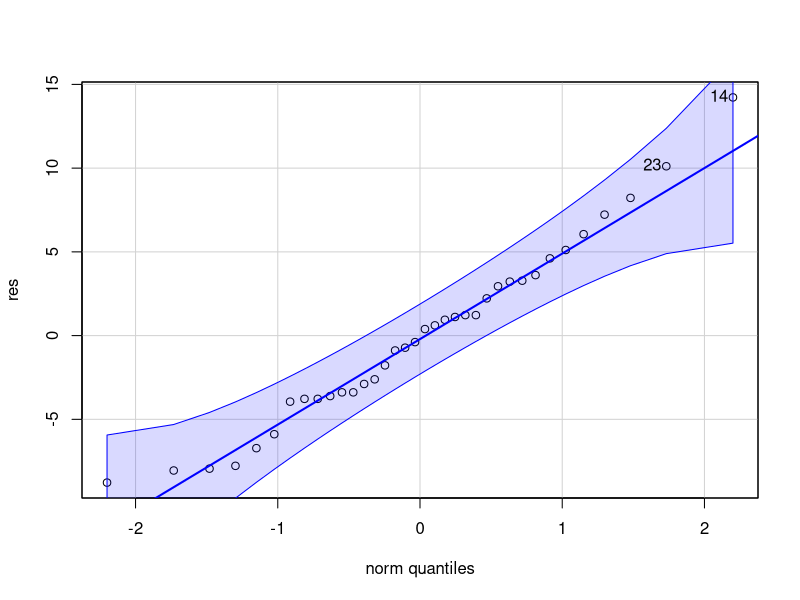
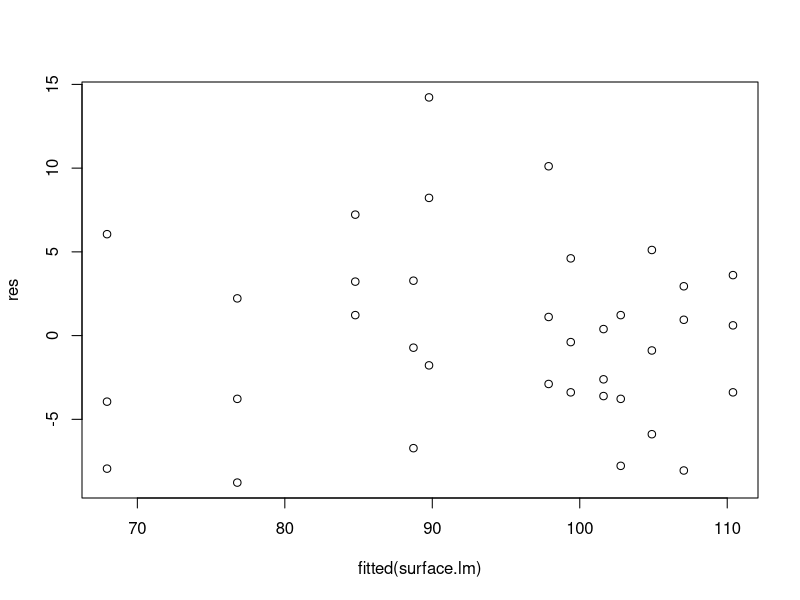
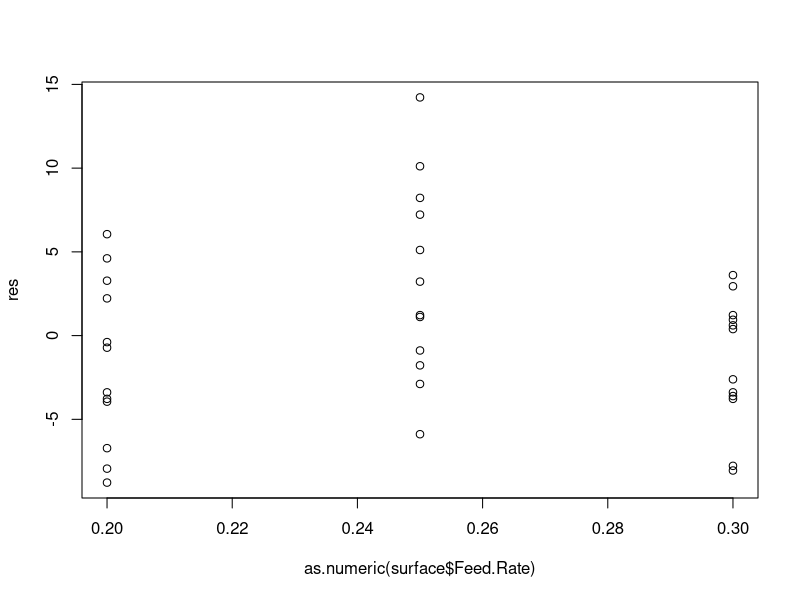
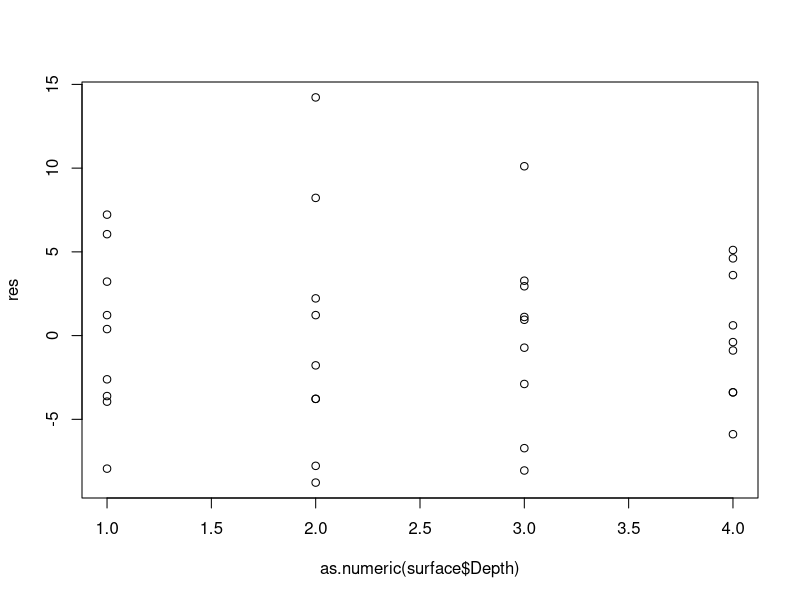
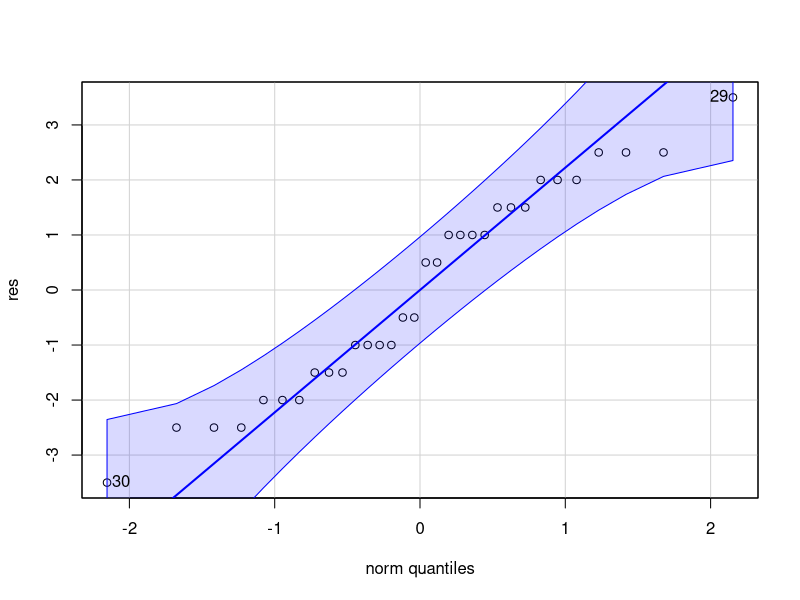
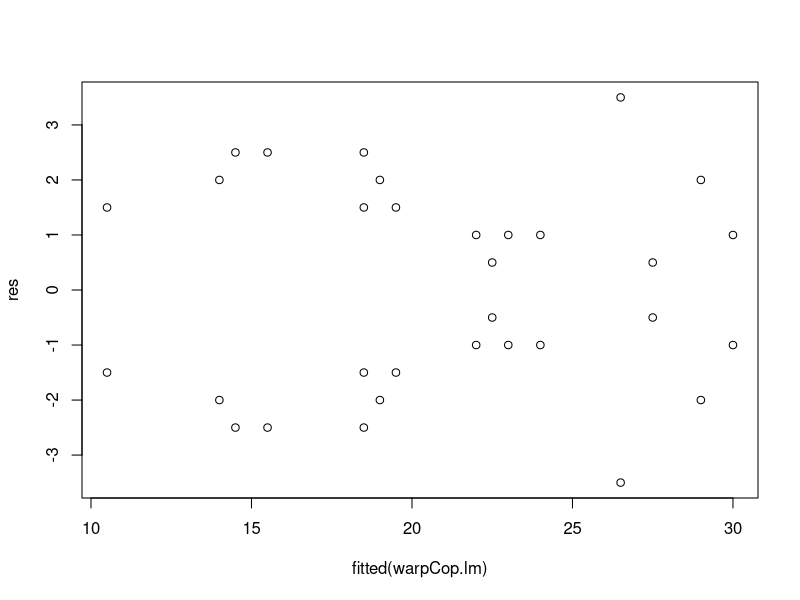
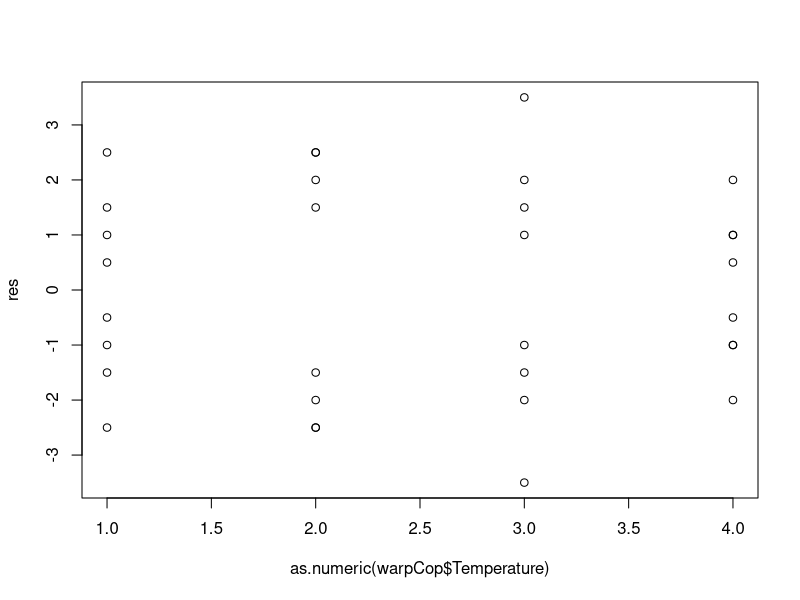
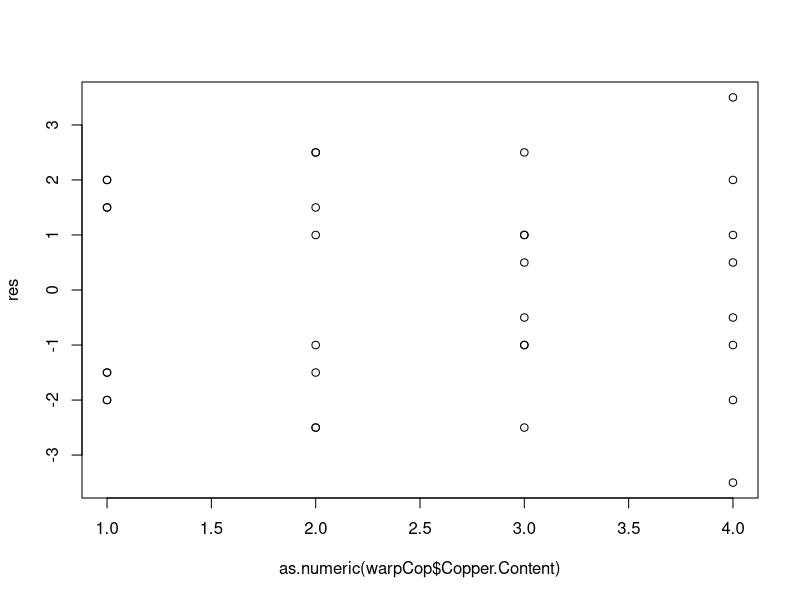

Source code (R) for these figures, in order: (Note: this script raises an error after producing the figures.)
## ---- chunk 1
# libraries
library(readxl)
library(car)
library(reshape2)
## ---- chunk 2
library(readxl)
#surface <- read_excel("C:/Users/Emmanuel/Desktop/SPRING 2018/MATH 447/Chapter 5/surface.xlsx")

# surface wide format
surface.w <- as.data.frame(x = matrix(data = c(rep(c(.2, .25, .3), each = 3), c(74, 64, 60, 92, 86, 88, 99, 98, 102), c(79, 68, 73, 98, 104, 88, 104, 99, 95), c(82, 88, 92, 99, 108, 95, 108, 110, 99), c(99, 104, 96, 104, 110, 99, 114, 111, 107)), nrow = 9, byrow = FALSE))

names(surface.w) <- c("Feed.Rate", ".15", ".18", ".2", ".25")

# surface long format
surface <- melt(data = surface.w, id.vars = c("Feed.Rate"))
names(surface) <- c("Feed.Rate", "Depth", "Surface")
surface

####
surface.aov = aov(Surface ~ factor(Feed.Rate)*factor(Depth), surface)
summary(surface.aov)
## ---- chunk 3
surface.lm=lm(Surface ~ Feed.Rate*Depth,surface)
res=surface$Surface-fitted(surface.lm)
library(car)
qqPlot(res)
plot(fitted(surface.lm), res) 
plot(as.numeric(surface$Feed.Rate), res)
plot(as.numeric(surface$Depth), res)
## ---- chunk 4
total1 = (74+64+60+79+68+73+82+88+92+99+104+96)
estimate0.20 = total1/12; estimate0.20
total2 = (92+86+88+98+104+88+99+108+95+104+110+99)
estimate0.25 = total2/12; estimate0.25
total3 = (99+98+102+104+99+95+108+110+99+114+111+107)
estimate0.30 = total3/12; estimate0.30
## ---- chunk 5
surface.aov = aov(Surface ~ factor(Feed.Rate)*factor(Depth), surface)
summary(surface.aov)
## ---- chunk 6
estimate0.20
estimate0.25
alpha = 0.05
a=3
b=4
n=3
MSe=summary(surface.aov)[[1]][4,3]
tk.cri=qtukey(.95,a,a*b*(n-1))*sqrt(2*MSe/n)
diff = estimate0.20-estimate0.25
me=c(-1,1)*tk.cri+diff
me
## ---- chunk 7
library(readxl)
# warpCop <- read_excel("warpCop.xlsx")

# warpCop wide format
warpCop.w <- as.data.frame(x = matrix(data = c(rep(c(50, 75, 100, 125),
                                                   each = 2),
                                               c(17, 20, 12, 9, 16, 12, 21, 17),
                                               c(16, 21, 18, 13, 18, 21, 23, 21),
                                               c(24, 22, 17, 12, 25, 23, 23, 22),
                                               c(28, 27, 27, 31, 30, 23, 29, 31)),
                                      byrow = FALSE,
                                      nrow = 8))
names(warpCop.w) <- c("Temperature", "40", "60", "80", "100")

# warpCop long format
warpCop <- melt(data = warpCop.w, id.vars = c("Temperature"))
names(warpCop) <- c("Temperature", "Copper.Content", "Warping")
warpCop

warpCop$Temperature=as.factor(warpCop$Temperature) #factor A; a levels
warpCop$Copper.Content=as.factor(warpCop$Copper.Content) #factor B; b levels
warpCop.aov = aov(Warping ~ Temperature*Copper.Content, warpCop)
summary(warpCop.aov)

MSe=summary(warpCop.aov)[[1]][4,3]
## ---- chunk 8
warpCop.lm=lm(Warping ~ Temperature*Copper.Content,warpCop)
res=warpCop$Warping-fitted(warpCop.lm)
library(car)
qqPlot(res)
plot(fitted(warpCop.lm), res) 
plot(as.numeric(warpCop$Temperature), res)
plot(as.numeric(warpCop$Copper.Content), res)
## ---- chunk 9
#fiber <- read_excel("C:/Users/Emmanuel/Desktop/SPRING 2018/MATH 447/Chapter 5/fiber.xlsx")

# fiber wide format
fiber.w <- as.data.frame(x = matrix(data = c(rep(c("1", "2", "3"),
                                                 each = 2),
                                             c(109, 110, 110, 112, 116, 114),
                                             c(110, 115, 110, 111, 112, 115),
                                             c(108, 109, 111, 109, 114, 119),
                                             c(110, 108, 114, 112, 120, 117)),
                                    nrow = 6,
                                    byrow = FALSE))
names(fiber.w) <- c("Operator", "1", "2", "3", "4")

# fiber long format
fiber <- melt(data = fiber.w, id.vars = c("Operator"))
names(fiber) <- c("Operator", "Machine", "Strength")
fiber
  

fiber.aov = aov(as.numeric(Strength) ~ Operator*Machine, fiber)
summary(fiber.aov)
## ---- chunk 10
fiber.lm=lm(Strength ~ Operator*Machine,fiber)
res=fiber$Strength-fitted(fiber.lm)
library(car)
qqPlot(res)
plot(fitted(fiber.lm), res) 
plot(as.numeric(fiber$Operator), res)
plot(as.numeric(fiber$Machine), res)
## ---- chunk 11
# creating table
warp <- as.data.frame(x = matrix(data = c(rep(x = c("Block 1", "Block 2"),
                                              each = 16),
                                          rep(x = c(50, 75, 100, 125),
                                              each = 4,
                                              times = 2),
                                          rep(x = c(40, 60, 80, 100),
                                              times = 8),
                                          c(17, 16, 24, 28,
                                            12, 18, 17, 27,
                                            16, 18, 25, 30,
                                            21, 23, 23, 29,
                                            20, 21, 22, 27,
                                            9, 13, 12, 31,
                                            12, 21, 23, 23,
                                            17, 21, 22, 31)),
                                 nrow = 32,
                                 byrow = FALSE))
names(warp) <- c("Blocks", "Temp", "Copper", "Warp")
attach(warp)

# running ANOVA
warp.aov <- aov(formula = as.numeric(Warp) ~ factor(Blocks) + factor(Temp)*factor(Copper),
                data = warp)
summary(warp.aov)

# sum of squares components
n = 2; a = 4; b = 4
part2 <- ((17 + 16 + 24 + 28 + 12 + 18 + 17 + 27 + 16 + 18 + 25 + 30 + 21 + 23 + 23 + 29 + 20 + 21 + 22 + 27 + 9 + 13 + 12 + 31 + 12 + 21 + 23 + 23 + 17 + 21 + 22 + 31)**2) / (32)
total <- ((17)**2 + (16)**2 + (24)**2 + (28)**2 + (12)**2 + (18)**2 + (17)**2 + (27)**2 + (16)**2 + (18)**2 + (25)**2 + (30)**2 + (21)**2 + (23)**2 + (23)**2 + (29)**2 + (20)**2 + (21)**2 + (22)**2 + (27)**2 + (9)**2 + (13)**2 + (12)**2 + (31)**2 + (12)**2 + (21)**2 + (23)**2 + (23)**2 + (17)**2 + (21)**2 + (22)**2 + (31)**2)
blocks <- ((17 + 16 + 24 + 28 + 12 + 18 + 17 + 27 + 16 + 18 + 25 + 30 + 21 + 23 + 23 + 29)**2 + (20 + 21 + 22 + 27 + 9 + 13 + 12 + 31 + 12 + 21 + 23 + 23 + 17 + 21 + 22 + 31)**2) / (16)
A <- ((17 + 16 + 24 + 28 + 20 + 21 + 22 + 27)**2 + (12 + 18 + 17 + 27 + 9 + 13 + 12 + 31)**2 + (16 + 18 + 25 + 30 + 12 + 21 + 23 + 23)**2 + (21 + 23 + 23 + 29 + 17 + 21 + 22 + 31)**2) / (8)
B <- ((17 + 20 + 12 + 9 + 16 + 12 + 21 + 17)**2 + (16 + 21 + 18 + 13 + 18 + 21 + 23 + 21)**2 + (24 + 22 + 17 + 12 + 25 + 23 + 23 + 22)**2 + (28 + 27 + 27 + 31 + 30 + 23 + 29 + 31)**2) / (8)
AB <- ((17 + 20)**2 + (16 + 21)**2 + (24 + 22)**2 + (28 + 27)**2 + (12 + 9)**2 + (18 + 13)**2 + (17 + 12)**2 + (27 + 31)**2 + (16 + 12)**2 + (18 + 21)**2 + (25 + 23)**2 + (30 + 23)**2 + (21 + 17)**2 + (23 + 21)**2 + (23 + 22)**2 + (29 + 31)**2) / (2)

# sum of squares
SS_total <- total - part2
SS_block <- blocks - part2
SS_A <- A - part2
SS_B <- B - part2
SS_AB <- AB - part2 - SS_A - SS_B
SS_e <- SS_total - SS_block - SS_A - SS_B - SS_AB

# mean sum of squares
MS_total <- SS_total / 31
MS_block <- SS_block / 1
MS_A <- SS_A / 3
MS_B <- SS_B / 3
MS_AB <- SS_AB / 9
MS_e <- SS_e / 15

# F test
F_A <- MS_A / MS_e
F_B <- MS_B / MS_e
F_AB <- MS_AB / MS_e

F_A0 <- 14.25
F_B0 <- 14.25
F_AB0 <- 3.77

F_A > F_A0
F_B > F_B0
F_AB > F_AB0
## ---- chunk 12
# creating table
fiber <- as.data.frame(x = matrix(data = c(rep(x = c("Block 1", "Block 2"),
                                               each = 12),
                                           rep(x = c(1, 2, 3),
                                               each = 4,
                                               times = 2),
                                           rep(x = c(1, 2, 3, 4),
                                               times = 6),
                                           c(109, 110, 108, 110,
                                             110, 110, 111, 114,
                                             116, 112, 114, 120,
                                             110, 115, 109, 108,
                                             112, 111, 109, 112,
                                             114, 115, 119, 117)),
                       nrow = 24,
                       byrow = FALSE))
names(fiber) <- c("Blocks", "Operator", "Machine", "Strength")
attach(fiber)

# sum of squares components
n = 2; a = 3; b = 4
part2 <- ((109 + 110 + 108 + 110 + 110 + 110 + 111 + 114 + 116 + 112 + 114 + 120 + 110 + 115 + 109 + 108 + 112 + 111 + 109 + 112 + 114 + 115 + 119 + 117)**2) / (24)
total <- ((109)**2 + (110)**2 + (108)**2 + (110)**2 + (110)**2 + (110)**2 + (111)**2 + (114)**2 + (116)**2 + (112)**2 + (114)**2 + (120)**2 + (110)**2 + (115)**2 + (109)**2 + (108)**2 + (112)**2 + (111)**2 + (109)**2 + (112)**2 + (114)**2 + (115)**2 + (119)**2 + (117)**2)
blocks <- ((109 + 110 + 108 + 110 + 110 + 110 + 111 + 114 + 116 + 112 + 114 + 120)**2 + (110 + 115 + 109 + 108 + 112 + 111 + 109 + 112 + 114 + 115 + 119 + 117)**2) / (12)
A <- ((109 + 110 + 108 + 110 + 110 + 115 + 109 + 108)**2 + (110 + 110 + 111 + 114 + 112 + 111 + 109 + 112)**2 + (116 + 112 + 114 + 120 + 114 + 115 + 119 + 117)**2) / (8)
B <- ((109 + 110 + 110 + 112 + 116 + 114)**2 + (110 + 115 + 110 + 111 + 112 + 115)**2 + (108 + 109 + 111 + 109 + 114 + 119)**2 + (110 + 108 + 114 + 112 + 120 + 117)**2) / (6)
AB <- ((109 + 110)**2 + (110 + 115)**2 + (108 + 109)**2 + (110 + 108)**2 + (110 + 112)**2 + (110 + 111)**2 + (111 + 109)**2 + (114 + 112)**2 + (116 + 114)**2 + (112 + 115)**2 + (114 + 119)**2 + (120 + 117)**2) / (2)

# sum of squares
SS_total <- total - part2
SS_block <- blocks - part2
SS_A <- A - part2
SS_B <- B - part2
SS_AB <- AB - part2 - SS_A - SS_B
SS_e <- SS_total - SS_block - SS_A - SS_B - SS_AB

# mean sum of squares
MS_total <- SS_total / 23
MS_block <- SS_block / 1
MS_A <- SS_A / 2
MS_B <- SS_B / 3
MS_AB <- SS_AB / 6
MS_e <- SS_e / 11

# F test
F_A <- MS_A / MS_e
F_B <- MS_B / MS_e
F_AB <- MS_AB / MS_e

F_A0 <- 39.405  # .025, 2, 11
F_B0 <- 14.38   # .025, 3, 11
F_AB0 <- 5.415  # .025, 6, 11

abs(F_A) > F_A0
abs(F_B) > F_B0
abs(F_AB) > F_AB0
## ---- chunk 13
#batteries <- read_excel("C:/Users/Emmanuel/Desktop/SPRING 2018/MATH 447/Chapter 5/batteries.xlsx")

# batteries wide format
batteries.w <- as.data.frame(x = matrix(data = c(rep(x = c("A", "B"),
                                                     each = 2),
                                                 c(8.6, 8.2, 9.4, 8.8),
                                                 c(7.9, 8.4, 8.5, 8.9),
                                                 c(5.4, 5.7, 5.8, 5.9)),
                                        nrow = 4,
                                        byrow = FALSE))

names(batteries.w) <- c("Brand", "Radio", "Camera", "DVD")

# battieries long format
batteries <- melt(data = batteries.w, id.vars = c("Brand"))
names(batteries) <- c("Brand", "Device", "Life")
batteries

# ANOVA
batteries.aov = aov(as.numeric(Life)~factor(Brand)*factor(Device), batteries)
summary(batteries.aov)
## ---- chunk 14
batteries.lm=lm(as.numeric(Life) ~ factor(Brand)*factor(Device), batteries)
res=as.numeric(batteries$Life)-fitted(batteries.lm)
library(car)
qqPlot(res)
plot(fitted(batteries.lm), res) 
plot(as.numeric(batteries$Brand), res)
plot(as.numeric(batteries$Device), res)
